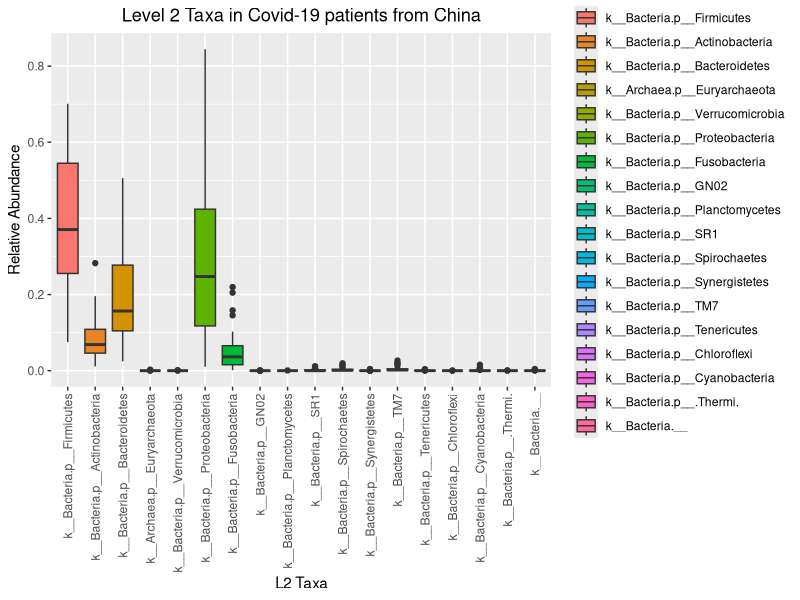
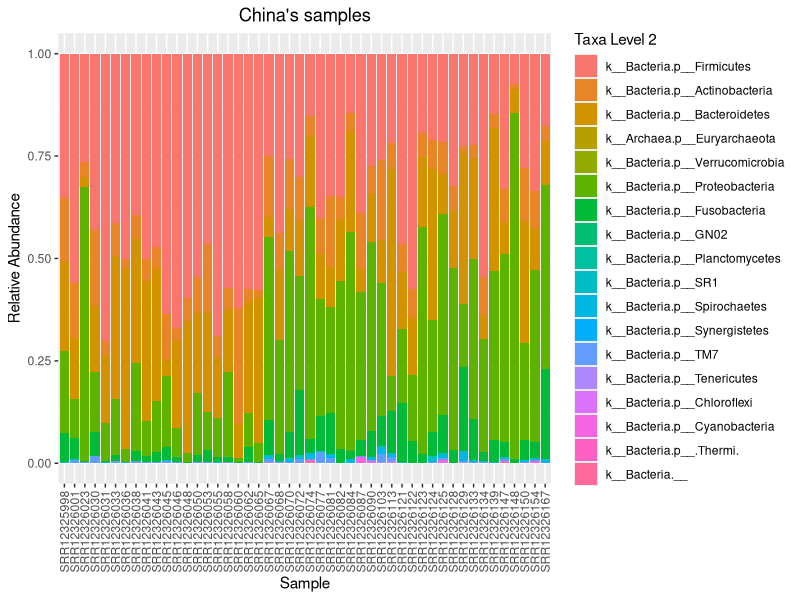

R code for these plots, in order:
library(tidyverse)
library(reshape)

#Reading data and subdividing it to level_taxa
data = read.csv("China_Covid19_Level2_Taxa.csv")
head(data)

#remove the study names from the sample names using replace function in excel 
#and save the file
#plotting different taxa for a single country
meltdata <- melt(data)
ggplot(meltdata) + 
  geom_boxplot(mapping = aes(x = variable, y = value, fill = variable)) +
  theme(axis.text.x = element_text(angle = 90, vjust = 0.5, hjust=1)) +
  scale_fill_discrete(name="Taxa Level 2") +
  labs(x = "L2 Taxa", y = "Relative Abundance") +
  ggtitle("Level 2 Taxa in Covid-19 patients from China") +
  theme(plot.title = element_text(hjust = 0.5))

#Plotting the samples as stacked-bar plots
ggplot(meltdata, aes(x = meltdata$sample, y = value, fill = variable)) + 
  geom_bar(stat = "identity") + 
  theme(axis.text.x = element_text(angle = 90, vjust = 0.5, hjust=1)) +
  scale_fill_discrete(name="Taxa Level 2") +
  labs(x = "Sample", y = "Relative Abundance") +
  ggtitle("China's samples") +
  theme(plot.title = element_text(hjust = 0.5))
